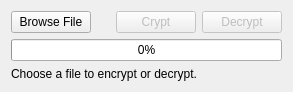
<?xml version="1.0" encoding="UTF-8"?>
<ui version="4.0">
 <class>HokumCrypt</class>
 <widget class="QMainWindow" name="HokumCrypt">
  <property name="geometry">
   <rect>
    <x>0</x>
    <y>0</y>
    <width>276</width>
    <height>89</height>
   </rect>
  </property>
  <property name="windowTitle">
   <string>HokumCrypt</string>
  </property>
  <widget class="QWidget" name="centralWidget">
   <layout class="QGridLayout" name="gridLayout_2">
    <item row="0" column="0">
     <layout class="QGridLayout" name="gridLayout">
      <item row="0" column="0">
       <widget class="QPushButton" name="btn_browse">
        <property name="text">
         <string>Browse File</string>
        </property>
       </widget>
      </item>
      <item row="0" column="1">
       <spacer name="ui_spacer">
        <property name="orientation">
         <enum>Qt::Horizontal</enum>
        </property>
        <property name="sizeType">
         <enum>QSizePolicy::Fixed</enum>
        </property>
        <property name="sizeHint" stdset="0">
         <size>
          <width>13</width>
          <height>18</height>
         </size>
        </property>
       </spacer>
      </item>
      <item row="0" column="2">
       <widget class="QPushButton" name="btn_crypt">
        <property name="enabled">
         <bool>false</bool>
        </property>
        <property name="text">
         <string>Crypt</string>
        </property>
       </widget>
      </item>
      <item row="0" column="3">
       <widget class="QPushButton" name="btn_decrypt">
        <property name="enabled">
         <bool>false</bool>
        </property>
        <property name="text">
         <string>Decrypt</string>
        </property>
       </widget>
      </item>
      <item row="1" column="0" colspan="4">
       <widget class="QProgressBar" name="progress_bar">
        <property name="value">
         <number>0</number>
        </property>
       </widget>
      </item>
      <item row="2" column="0" colspan="4">
       <widget class="QLabel" name="lbl_info">
        <property name="text">
         <string>Choose a file to encrypt or decrypt.</string>
        </property>
       </widget>
      </item>
     </layout>
    </item>
   </layout>
  </widget>
 </widget>
 <layoutdefault spacing="6" margin="11"/>
 <resources/>
 <connections/>
</ui>
